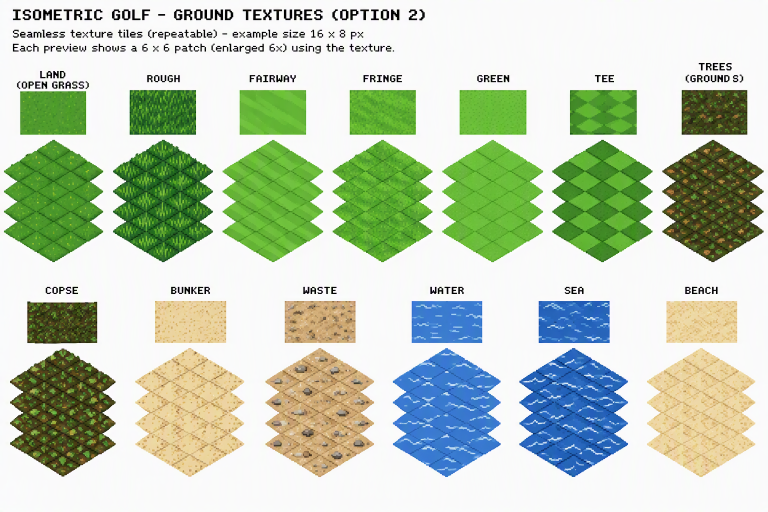
#> input picture assets/ground/source-sheet.png, 1536 x 1024 px, found by its file name (shown at 1/2 size)
$ python cut-ground.py
#> lines starting #> are read from the running program, lines starting #| are printed output that depends on the picture; after the words box and inside, x2 and y2 are one past the last pixel; in counts of white or black regions, pixels touching at a corner belong together
# Cuts the ground textures out of assets/ground/source-sheet.png (Dave's sheet of
# swatches) and turns each into a small seamless pixel texture, 32 x 16 game
# pixels: the middle of the swatch is shrunk 3.5x, its edges blended into the
# opposite side so it repeats without seams, and its colours trimmed.
# Writes assets/ground/<surface>.png.
# Run with: python3 tools/cut-ground.py (needs Pillow and numpy), then
# node tools/pack-assets.mjs and node tools/build.mjs.

from PIL import Image
import numpy as np

TW, TH, SHRINK, FEATHER = 32, 16, 3.5, 3
# The swatches in reading order, row by row, with the top edge of each row.
ROWS = [
    (181, ['land', 'rough', 'fairway', 'fringe', 'green', 'tee', 'trees']),
    (604, ['copse', 'bunker', 'waste', 'water', 'sea', 'beach']),
]

sheet = Image.open('assets/ground/source-sheet.png').convert('RGB')
a = np.array(sheet).astype(int)
ink = a.sum(2) < 700  # anything that isn't the white page
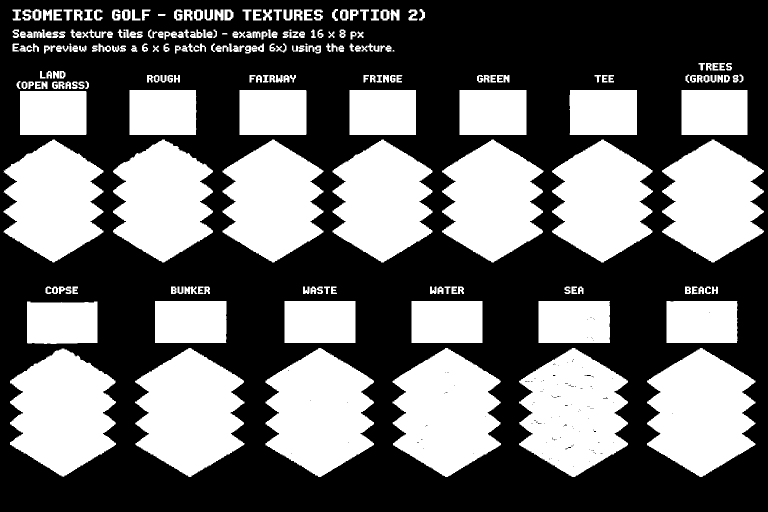
#> ink: shape (1024, 1536) bool (shown at 1/2 size); 41.9% white; 246 white regions (4 under 20 px), largest, box (x1, y1, x2, y2) and area: (531, 696, 748, 954) 39097, (270, 696, 489, 954) 39070, (1038, 696, 1256, 954) 39016
for top, names in ROWS:
    band = ink[top:top + 80]
    on = band.sum(0) > 40
    edges = np.flatnonzero(np.diff(np.r_[0, on.astype(int), 0]))
    spans = [(s, e) for s, e in zip(edges[::2], edges[1::2]) if e - s > 50]
    assert len(spans) == len(names), f'row at {top}: found {len(spans)} swatches'
    for name, (x0, x1) in zip(names, spans):
        ys = np.flatnonzero(ink[top - 10:top + 100, (x0 + x1) // 2]) + top - 10
        cx, cy = (x0 + x1) // 2, (ys[0] + ys[-1]) // 2
        # A little bigger than the texture, so the overlap can be blended away.
        w, h = round((TW + FEATHER) * SHRINK), round((TH + FEATHER) * SHRINK)
        big = sheet.crop((cx - w // 2, cy - h // 2, cx - w // 2 + w, cy - h // 2 + h))
        small = np.array(big.resize((TW + FEATHER, TH + FEATHER), Image.BOX)).astype(float)
        tex = small[:TH, :TW].copy()
        # Blend the strip past the right and bottom edges into the left and top.
        for k in range(FEATHER):
            f = (k + 0.5) / FEATHER
            tex[:, k] = small[:TH, TW + k] * (1 - f) + tex[:, k] * f
        for k in range(FEATHER):
            f = (k + 0.5) / FEATHER
            tex[k, :] = np.r_[small[TH + k, :TW]] * (1 - f) + tex[k, :] * f
        img = Image.fromarray(tex.clip(0, 255).astype('uint8'), 'RGB')
        img = img.quantize(colors=6, method=Image.Quantize.MEDIANCUT).convert('RGB')
        img.save(f'assets/ground/{name}.png')
        print(name, (cx, cy))
#> this loop made 2 passes
#> pass 1, `band = ink[top:top + 80]`:
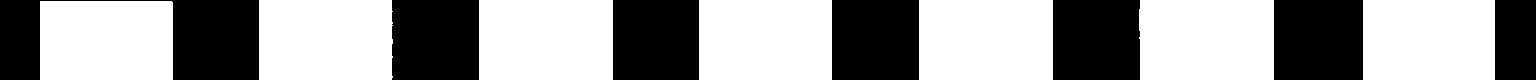
#> band: shape (80, 1536) bool; 60.7% white; 7 black regions, largest, box (x1, y1, x2, y2) and area: (0, 0, 259, 80) 10214, (1274, 0, 1363, 80) 7120, (832, 0, 919, 80) 6960
#> pass 1, `img.save(f'assets/ground/{name}.png')`:
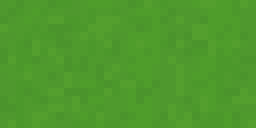
#> saved as land.png: PIL image 32x16 RGB (shown 8 times larger); mean R, G, B 78.7, 153.8, 44.5
#> pass 1, `img.save(f'assets/ground/{name}.png')`:
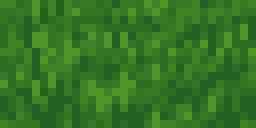
#> saved as rough.png: PIL image 32x16 RGB (shown 8 times larger); mean R, G, B 50.6, 117, 36.8
#> pass 1, `img.save(f'assets/ground/{name}.png')`:
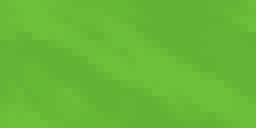
#> saved as fairway.png: PIL image 32x16 RGB (shown 8 times larger); mean R, G, B 103.1, 184.8, 54.6
#> after the loop:
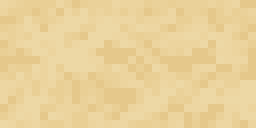
#> img: PIL image 32x16 RGB (shown 8 times larger); mean R, G, B 234.3, 209.5, 154.2
